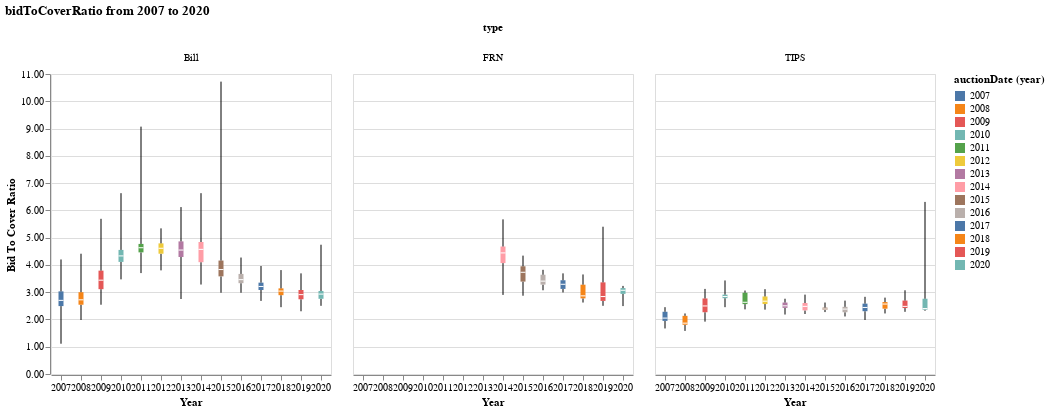

Notebook cell for this chart:
### Code cell
doBoxWhiskerFacet(dfs, instruments=['FRN', 'Bill', 'TIPS'])

### Figure 1 — Vega-Lite specification as saved in the notebook (floating-point values rounded to 4 significant figures; data arrays with more than 128 entries replaced by an {"elided": "..."} marker saying what was removed)
{"config": {"view": {"continuousWidth": 400, "continuousHeight": 300}}, "data": {"name": "data-f56397acb35c6f396b929e840646161f"}, "facet": {"column": {"type": "ordinal", "field": "type"}}, "spec": {"layer": [{"mark": "rule", "encoding": {"x": {"type": "nominal", "axis": {"labelAngle": 0, "labelOverlap": "greedy", "title": "Year"}, "field": "auctionDate", "timeUnit": "year"}, "y": {"type": "quantitative", "aggregate": "min", "axis": {"format": ".2f", "title": "Bid To Cover Ratio"}, "field": "bidToCoverRatio"}, "y2": {"aggregate": "q1", "field": "bidToCoverRatio"}}}, {"mark": {"type": "bar", "size": 5.0}, "encoding": {"color": {"type": "nominal", "field": "auctionDate", "timeUnit": "year"}, "x": {"type": "nominal", "field": "auctionDate", "timeUnit": "year"}, "y": {"type": "quantitative", "aggregate": "q1", "field": "bidToCoverRatio"}, "y2": {"aggregate": "q3", "field": "bidToCoverRatio"}}}, {"mark": "rule", "encoding": {"x": {"type": "nominal", "field": "auctionDate", "timeUnit": "year"}, "y": {"type": "quantitative", "aggregate": "max", "field": "bidToCoverRatio"}, "y2": {"aggregate": "q3", "field": "bidToCoverRatio"}}}, {"mark": {"type": "tick", "color": "white", "size": 5.0}, "encoding": {"x": {"type": "nominal", "field": "auctionDate", "timeUnit": "year"}, "y": {"type": "quantitative", "aggregate": "median", "field": "bidToCoverRatio"}}}]}, "title": "bidToCoverRatio from 2007 to 2020", "$schema": "https://vega.github.io/schema/vega-lite/v4.8.1.json", "datasets": {"data-f56397acb35c6f396b929e840646161f": {"elided": "2599 records"}}}
